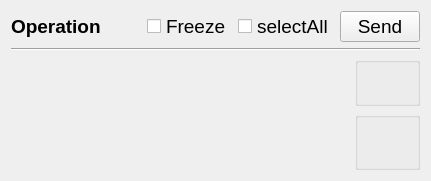
          <widget class="QWidget" name="pageOperation">
           <layout class="QVBoxLayout" name="verticalLayout_29">
            <item>
             <layout class="QHBoxLayout" name="horizontalLayoutTopOperationPara">
              <item>
               <widget class="QLabel" name="label_para">
                <property name="font">
                 <font>
                  <family>Arial</family>
                  <pointsize>14</pointsize>
                  <weight>75</weight>
                  <bold>true</bold>
                 </font>
                </property>
                <property name="text">
                 <string>Operation</string>
                </property>
                <property name="alignment">
                 <set>Qt::AlignLeading|Qt::AlignLeft|Qt::AlignVCenter</set>
                </property>
               </widget>
              </item>
              <item>
               <spacer name="horizontalSpacer_15">
                <property name="orientation">
                 <enum>Qt::Horizontal</enum>
                </property>
                <property name="sizeHint" stdset="0">
                 <size>
                  <width>40</width>
                  <height>20</height>
                 </size>
                </property>
               </spacer>
              </item>
              <item>
               <widget class="QCheckBox" name="checkBoxFreezeOprtParam">
                <property name="font">
                 <font>
                  <pointsize>14</pointsize>
                 </font>
                </property>
                <property name="text">
                 <string>Freeze</string>
                </property>
               </widget>
              </item>
              <item>
               <widget class="QCheckBox" name="checkBoxSelectAllOprtParam">
                <property name="font">
                 <font>
                  <pointsize>14</pointsize>
                 </font>
                </property>
                <property name="text">
                 <string>selectAll</string>
                </property>
               </widget>
              </item>
              <item>
               <widget class="QPushButton" name="pushButtonSendOprtParam">
                <property name="font">
                 <font>
                  <pointsize>14</pointsize>
                  <weight>50</weight>
                  <bold>false</bold>
                 </font>
                </property>
                <property name="text">
                 <string>Send</string>
                </property>
                <property name="icon">
                 <iconset resource="res.qrc">
                  <normaloff>:/image/send.png</normaloff>:/image/send.png</iconset>
                </property>
                <property name="iconSize">
                 <size>
                  <width>20</width>
                  <height>20</height>
                 </size>
                </property>
                <property name="flat">
                 <bool>false</bool>
                </property>
               </widget>
              </item>
             </layout>
            </item>
            <item>
             <widget class="Line" name="line_22">
              <property name="orientation">
               <enum>Qt::Horizontal</enum>
              </property>
             </widget>
            </item>
            <item>
             <layout class="QHBoxLayout" name="horizontalLayout_20">
              <item>
               <widget class="QStackedWidget" name="stackedWidgetOperationPara">
                <property name="currentIndex">
                 <number>-1</number>
                </property>
               </widget>
              </item>
              <item>
               <layout class="QVBoxLayout" name="verticalLayout">
                <item>
                 <widget class="QGroupBox" name="groupBox_3">
                  <layout class="QVBoxLayout" name="verticalLayout_31">
                   <property name="leftMargin">
                    <number>0</number>
                   </property>
                   <property name="rightMargin">
                    <number>0</number>
                   </property>
                   <item>
                    <widget class="QPushButton" name="pushButtonOperationParaPageUp">
                     <property name="sizePolicy">
                      <sizepolicy hsizetype="Minimum" vsizetype="Expanding">
                       <horstretch>0</horstretch>
                       <verstretch>0</verstretch>
                      </sizepolicy>
                     </property>
                     <property name="icon">
                      <iconset resource="res.qrc">
                       <normaloff>:/image/page_up.png</normaloff>:/image/page_up.png</iconset>
                     </property>
                     <property name="iconSize">
                      <size>
                       <width>32</width>
                       <height>32</height>
                      </size>
                     </property>
                     <property name="flat">
                      <bool>true</bool>
                     </property>
                    </widget>
                   </item>
                  </layout>
                 </widget>
                </item>
                <item>
                 <widget class="QGroupBox" name="groupBox_4">
                  <layout class="QVBoxLayout" name="verticalLayout_32">
                   <property name="leftMargin">
                    <number>0</number>
                   </property>
                   <property name="rightMargin">
                    <number>0</number>
                   </property>
                   <item>
                    <widget class="QPushButton" name="pushButtonOperationParaPageDown">
                     <property name="sizePolicy">
                      <sizepolicy hsizetype="Minimum" vsizetype="Expanding">
                       <horstretch>0</horstretch>
                       <verstretch>0</verstretch>
                      </sizepolicy>
                     </property>
                     <property name="font">
                      <font>
                       <family>Arial</family>
                       <pointsize>14</pointsize>
                       <weight>50</weight>
                       <bold>false</bold>
                       <underline>false</underline>
                      </font>
                     </property>
                     <property name="icon">
                      <iconset resource="res.qrc">
                       <normaloff>:/image/page_down.png</normaloff>:/image/page_down.png</iconset>
                     </property>
                     <property name="iconSize">
                      <size>
                       <width>32</width>
                       <height>32</height>
                      </size>
                     </property>
                     <property name="flat">
                      <bool>true</bool>
                     </property>
                    </widget>
                   </item>
                  </layout>
                 </widget>
                </item>
               </layout>
              </item>
             </layout>
            </item>
           </layout>
          </widget>
